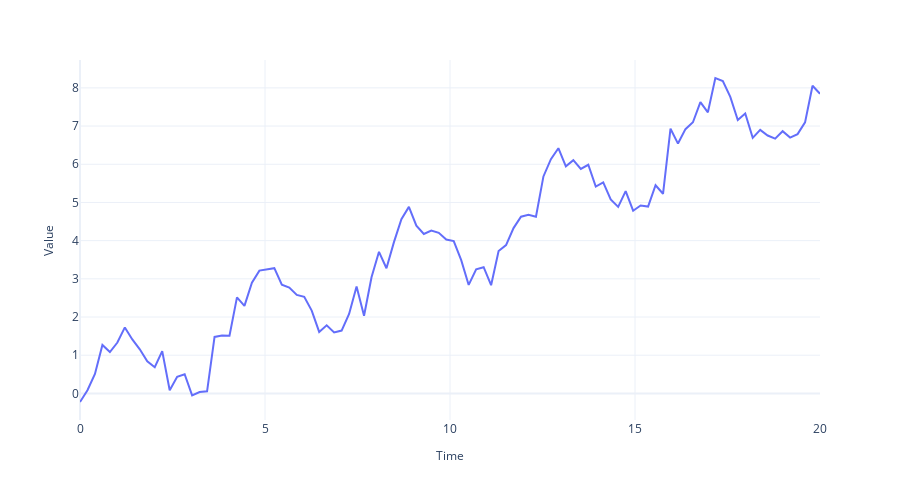

The notebook cell saved with this chart:
### Code cell
fig = plot_time_series(regular_time_samples, 
                 timeseries_, 
                 "")
fig.write_image("imgs/chapter_1/non_stationary.png")
fig.show()
